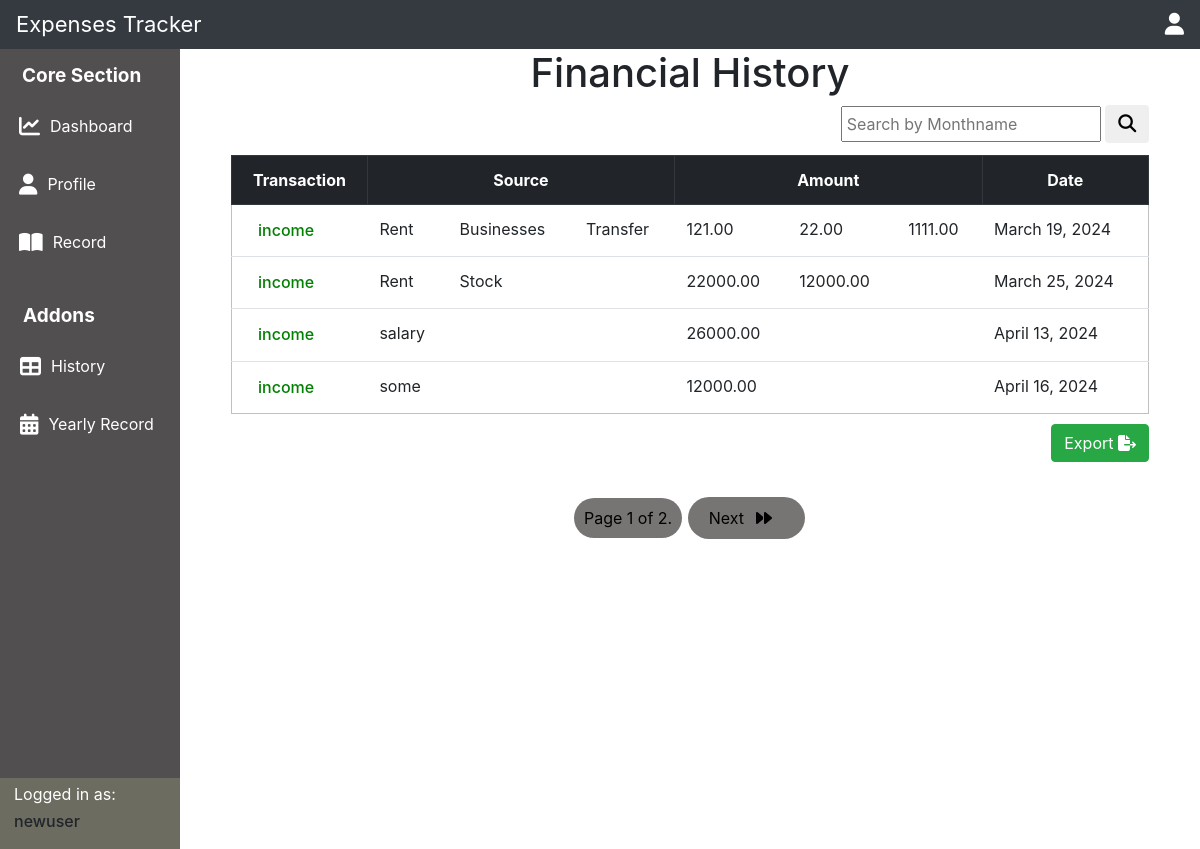
/allhistory/ (signed in), run on the app's committed database.
### exptrack/models.py (models this page shows, shortened)
class Income(models.Model):
    PROFESSION_CHOICES= [
        ('doctor', 'Doctor'),
        ('engineer', 'Engineer'),
        ('teacher', 'Teacher'),
    ]
    CATEGORY_CHOICES = [
        ('income', 'Income'),
        ('expense', 'Expense')
    ]
    user = models.ForeignKey(User, on_delete=models.CASCADE)
    profession = models.CharField(max_length=100, choices=PROFESSION_CHOICES)
    source_1_name = models.CharField(max_length=100, blank=True)
    source_1_amount = models.DecimalField(max_digits=10, decimal_places=2, null=True, blank=True)
    source_2_name = models.CharField(max_length=100, blank=True)
    source_2_amount = models.DecimalField(max_digits=10, decimal_places=2, null=True, blank=True)
    source_3_name = models.CharField(max_length=100, blank=True)
    source_3_amount = models.DecimalField(max_digits=10, decimal_places=2, null=True, blank=True)
    date = models.DateField(auto_now_add=True)
    category = models.CharField(max_length=10, choices=CATEGORY_CHOICES, default='income')
    verbose_name = "Income"
    verbose_name_plural = "Income"

### exptrack/views.py (the view)
# urls.py: path('allhistory/', views.allhistory, name= 'allhistory'),
def allhistory(request):
    search_month = request.GET.get("search")
    alldata =getcombine(request)
    if search_month:
        alldata = [data for data in alldata if data.date.strftime("%B").lower() == search_month.lower()]
    paginator = Paginator(alldata,4)
    page_number = request.GET.get("page")
    page_obj = paginator.get_page(page_number)
    return render(request, 'history.html',{'alldata':alldata,'page_obj':page_obj})

### exptrack/views.py (called while the page is built)
def getcombine(request):
    user = request.user
    allincome = Income.objects.filter(user=user).exclude(source_1_name=None, source_1_amount=0).exclude(source_2_name=None, source_2_amount=0).exclude(source_3_name=None, source_3_amount=0)
    allexpense = Expenses.objects.filter(user=user).exclude(source_1_name=None, source_1_amount=0).exclude(source_2_name=None, source_2_amount=0).exclude(source_3_name=None, source_3_amount=0).select_related('user')
    return list(allincome) + list(allexpense)

### exptrack/templates/history.html (shortened to what this page needs)
{% extends 'root.html' %} {% block record %}
<div class="maincontainer">
  <h1 style="text-align: center;">Financial History</h1>
  <div class="search">
    <form action="#">
        <input type="text" placeholder="Search by Monthname" name="search">
        <button class="btn">
            <i class="fa fa-search" style="font-size: 18px;"></i>
        </button>
    </form>
</div>
  <table class="table ">
    <thead class="thead-dark">
        <tr>
            <th>Transaction</th>
            <th colspan="3" >Source</th>
            <th colspan="3">Amount</th>
            <th>Date</th>
        </tr>
    </thead>
    <tbody>
        <tr>
            {% for data in page_obj %}
            <td style="color: {% if data.category == 'income' %} green {% else %} red {% endif %}">
                <h6>{{ data.category }}</h6>
            </td>
            <td>
            {% if data.source_1_name %}
            {{ data.source_1_name }}
        {% endif %}
    </td>
    <td>
        {% if data.source_2_name %}
        {{ data.source_2_name }}
    {% endif %}
</td>
<td>
    {% if data.source_3_name %}
    {{ data.source_3_name }}
{% endif %}
</td>
            <td>
                {% if data.source_1_amount %}
                {{ data.source_1_amount }}
            {% endif %}
            </td>
            <td>
                {% if data.source_2_amount %}
                {{ data.source_2_amount }}
            {% endif %}
            </td>
            <td>
                {% if data.source_3_amount %}
                {{ data.source_3_amount }}
            {% endif %}
            </td>
            <td>{{data.date}}</td>
        </tr>
       {% endfor %}
    </tbody>
  </table>
  <div class="export">
    <a class="btn btn-success exportbtn" href="{% url 'generatepdf' %}" >Export <i class="fa fa-file-export"></i>
    </a>
  </div>
  <section class="pagination">
    <div class="paginator">
        <a class="page" href="" style="font-size: 16px;">Page {{ page_obj.number }} of {{ page_obj.paginator.num_pages }}.</a>
        {% if page_obj.has_next %}
        <a href="?page={{ page_obj.next_page_number }}" class="first"  style="font-size: 16px;">Next<i class="fa fa-forward"></i></a>
        {% endif %}
    </div>
  </section>
{% endblock %}

### exptrack/templates/root.html (shortened to what this page needs)
{% load static %}
<!DOCTYPE html>
<html lang="en">
  <head>
    <link
      rel="stylesheet"
      href="https://cdn.jsdelivr.net/npm/bootstrap@4.0.0/dist/css/bootstrap.min.css"
    />
    <link rel="stylesheet" href="{% static 'css/style.css'%}" />
  </head>
  <body>
    <header class="navbar navbar-dark bg-dark">
      <div class="logo">Expenses Tracker</div>
      <div>
        <div class="topnav " onclick="togglePopup(event)">
              <a href="#" ><i class="fa fa-user"></i></a>
        </div>
      </div>
    </header>
    <main class="mainsection">
      <aside>
        <nav>
          <div class="navone">
            <h6>Core Section</h6>
          <ul>
            <a  href="{% url 'home' %}" class="nav-link">
              <i class="fa fa-chart-line"></i>
              <p>Dashboard</p>
          </a>
              <a href="{% url 'profile' %}" class="nav-link">
                <i class="fa fa-user"></i>
                <p>Profile</p>
              </a>
              <a href="{% url 'showrecord' %}" class="nav-link">
                <i class="fa fa-book-open"></i>
                <p>Record</p>
              </a>
          </ul>
        </div>
        <div class="navtwo">
          <h6>Addons</h6>
        <ul>
          <a href="{% url 'allhistory' %}" class="nav-link">
            <i class="fa fa-table"></i>
            <p>History</p>
          </a>
            <a href="{% url 'yearrecord' %}" class="nav-link">
              <i class="fa fa-calendar"></i>
              <p>Yearly Record</p>
            </a>
        </ul>
      </div>
        </nav>
        <div class="account">
          <ul>
                <p>Logged in as:</p>
                <h6>{{user.username}}</h6>
          </ul>
        </div>
      </aside>
      <div>
        {% block record %}
        {% endblock %}
      </div>
    </main>
  </body>
</html>

### static/css/style.css (style rules this page uses)
* { margin: 0; padding: 0; box-sizing: border-box; }
header { display: flex; justify-content: space-between; align-items: center; font-size: 22px; padding: 7px; color: white; }
header a i { font-size: 22px; color: white; }
.mainsection { height: 100vh; display: grid; grid-template-columns: 15% 85%; }
.mainsection .navone, .navtwo { padding: 2px 4px; }
.mainsection aside { background: rgb(81, 79, 79); }
.nav-link { display: flex; }
.nav-link i { vertical-align: middle; margin-right: 5px; display: inline-block; line-height: 2; font-size: 21px; }
.mainsection aside { display: flex; justify-content: space-between; flex-direction: column; }
.mainsection aside .account { background-color: rgb(108, 108, 97); }
.mainsection aside .account p, h6 { margin: 2px; padding: 2px; vertical-align: middle; margin-left: 12px; }
.mainsection aside nav h6, p { color: white; padding: 7px; }
.mainsection aside nav h6 { font-weight: bolder; font-size: 19px; }
.mainsection aside nav .navone { padding: 7px 3px; }
.mainsection aside nav .navone a, .navtwo a { text-decoration: none; }
.nav-link i { color: white; }
.nav-link p { margin: auto 2px; }
.mainsection section { background-color: rgb(145, 143, 143); }
.logincontainer .loginform input, p { margin: 12px; padding: 7px; }
.registercontainer .registerform input, p { margin: 2px; padding: 3px; }
button { padding: 4px 4px; margin-right: 10px; cursor: pointer; transition: all 0.5s ease; }
.maincontainer table { width: 90%; margin: auto; margin-top: 12px; border: 1px solid silver; }
.maincontainer table th { border: 1px solid black; text-align: center; }
.export { display: flex; justify-content: flex-end; color: #fff; }
.exportbtn { margin-top: 10px; color: #fff; margin-right: 5%; }
section.pagination { margin-top: 20px; background-color: white; }
.pagination .paginator { margin: 9px auto; padding: 7px; }
.pagination .paginator .page { padding: 10px; font-size: 19px; text-decoration: none; background-color: rgb(119, 116, 116); border-radius: 22px; color: #000; }
.pagination .paginator .first, .last { margin: 0 1px; background-color: rgb(119, 116, 116); border-radius: 22px; color: #000; padding: 11px 21px; width: 32px; }
.pagination .paginator a i { margin: 12px; }
.pagination .paginator a { text-decoration: none; }
.search input { padding: 4px; }
.search { display: flex; justify-content: flex-end; align-items: center; margin-right: 4%; }
.search .btn { vertical-align: baseline; }

### data on the page
Income: category "income", source_1_name "Rent", source_2_name "Businesses", source_3_name "Transfer", source_1_amount "121.00", source_2_amount "22.00", source_3_amount "1111.00", date "March 19, 2024"
Income: category "income", source_1_name "Rent", source_2_name "Stock", source_1_amount "22000.00", source_2_amount "12000.00", date "March 25, 2024"
Income: category "income", source_1_name "salary", source_1_amount "26000.00", date "April 13, 2024"
Income: category "income", source_1_name "some", source_1_amount "12000.00", date "April 16, 2024"

### other printed values
{{ user.username }} "newuser"
{{ page_obj.number }} "1"
{{ page_obj.paginator.num_pages }} "2"
